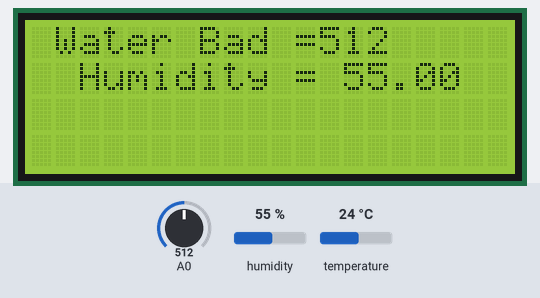
Recording of a sketch running on a simulated Arduino Uno, built with avr-gcc and run on an emulated ATmega328P. Parts: 20×4 character LCD. Inputs (shaded band) come from the test bench; at power-on: A0 = 512, humidity 55 %, temperature 24 °C. What the sketch prints to the serial monitor is not drawn.

Above: at 1.9 s.
2.0 s: A0 set to 109
At 3.3 s:
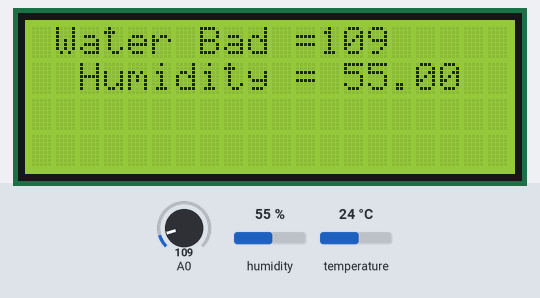
5.1 s: A0 set to 94
At 6.9 s:
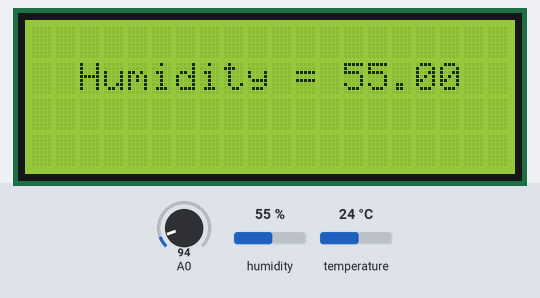
9.5 s: A0 set to 11
11.9 s: A0 set to 8
At 13.9 s:
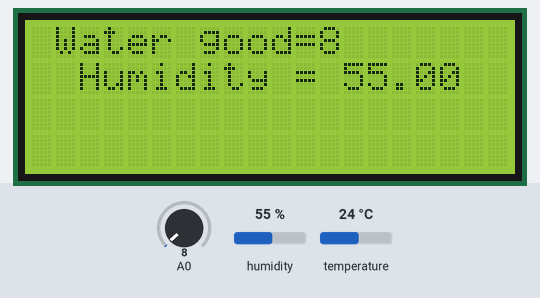
16.3 s: humidity set to 22 %
At 17.2 s:
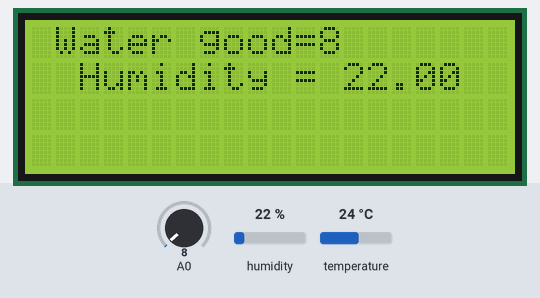
19.1 s: humidity set to 40 %
At 21.0 s:
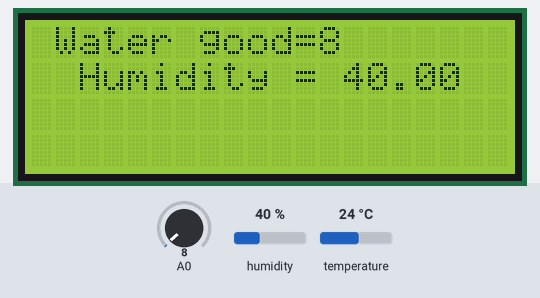
Timing chart, 0 to 22.5 s (numbered marks = the images above; inputs shaded):
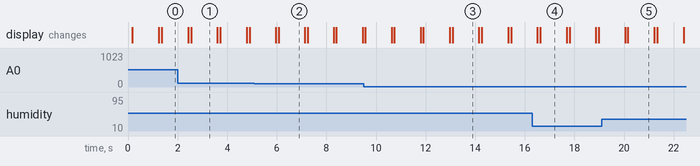

Measured:
- the behaviour switches between 101 and 100 on A0 (found by bisection; images 1 and 2)
- the behaviour switches between 10 and 9 on A0 (found by bisection; images 2 and 3)
- after the input at 2.0 s, the display: first differs from a run without the input after 0.54 s (image 1)
- after the input at 5.1 s, the display: first differs from a run without the input after 0.97 s (image 2)
- after the input at 11.9 s, the display: first differs from a run without the input after 1.2 s (image 3)
- after the input at 16.3 s, the display: first differs from a run without the input after 0.32 s (image 4)
- after the input at 19.1 s, the display: first differs from a run without the input after 1.1 s (image 5)

The sketch:

dht.ino
```cpp
#include <dht.h>
#include <Wire.h>
#include <LiquidCrystal_I2C.h>
LiquidCrystal_I2C lcd(0x27,20,4);  // set the LCD address to 0x27 for a 16 chars and 2 line display

dht DHT;

#define DHT11_PIN 7

void setup(){
  Serial.begin(9600);
}

void loop(){
    int sensorValue = analogRead(A0);

  lcd.init();                      // initialize the lcd
  lcd.init();
  // Print a message to the LCD.
  lcd.backlight();
  lcd.setCursor(1,0);
  int chk = DHT.read11(DHT11_PIN);
  if (sensorValue <10){
  lcd.print("Water good=");
  lcd.print(sensorValue);

  }
  else if (sensorValue >100){
    lcd.print("Water Bad =");
  lcd.print(sensorValue);
  }
  lcd.setCursor(2,1);

  Serial.println(sensorValue);
  Serial.print("Water good= ");
  lcd.print("Humidity = ");

  Serial.print("Humidity = ");
  Serial.println(DHT.humidity);
  lcd.print(DHT.humidity );
  delay(1000);
}
```
